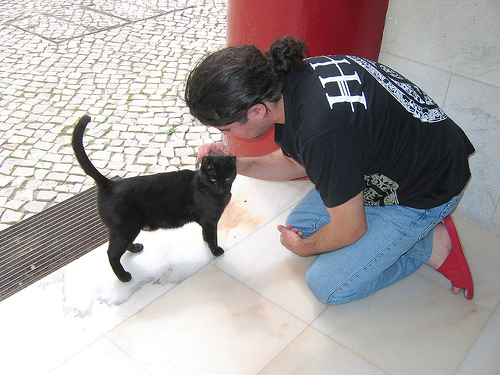
#> input picture data/testimage/0/0032.jpg, 500 x 375 px, given as the content of the folder G:/python/ece285s/raw, which was not available
$ jupyter execute --allow-errors data_establish.ipynb
#> lines starting #> are read from the running program, lines starting #| are printed output that depends on the picture; pictures that were not available may be replaced by others from this repository, and a replacement may not be noted
[cell 1]
from dataIO import pk
import cv2 as cv
import numpy as np
import os

[cell 2]
height = 64
width = 64
imagedic_train = {"data":np.zeros(shape=[0,height,width,3],dtype = int),"label":[],"blur_data":np.zeros(shape=[0,height,width,3],dtype = int)}
imagedic_validation = {"data":np.zeros(shape=[0,height,width,3],dtype = int),"label":[],"blur_data":np.zeros(shape=[0,height,width,3],dtype = int)}
imagedic_test = {"data":np.zeros(shape=[0,height,width,3],dtype = int),"label":[],"blur_data":np.zeros(shape=[0,height,width,3],dtype = int)}

[cell 3]
# set different label for different class
# resize all pic to 32 * 32
rootdir = "G:\python\ece285s\\raw"
list = os.listdir(rootdir) #list all the file in path
kernel_size = (21, 21)
label = 0

for i in range(len(list)):
    path = os.path.join(rootdir,list[i])
    if os.path.isfile(path):
        img = cv.imread(path)
#> img is the input picture: shape (375, 500, 3); mean B, G, R 159.2, 158.7, 164.4
        res = cv.resize(img,(width, height), interpolation = cv.INTER_CUBIC)
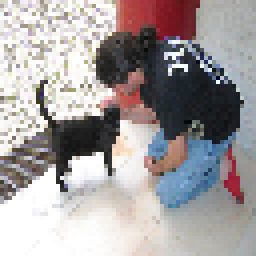
#> res: shape (64, 64, 3) (shown 4 times larger); mean B, G, R 159.4, 158.7, 164.5
        img_ = cv.blur(img, kernel_size)
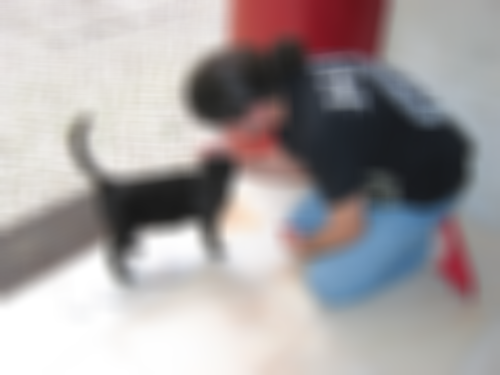
#> img_: shape (375, 500, 3); mean B, G, R 159.2, 158.7, 164.4
        res_ = cv.resize(img_,(width, height), interpolation = cv.INTER_CUBIC)
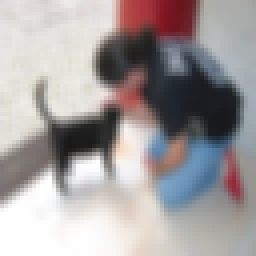
#> res_: shape (64, 64, 3) (shown 4 times larger); mean B, G, R 159.2, 158.7, 164.4
        if i <= int(0.8*len(list)):
            imagedic_train['data'] = np.append(imagedic_train['data'],[res], axis = 0).astype(np.uint8)
            imagedic_train['label'].append(label)
            imagedic_train['blur_data'] = np.append(imagedic_train['blur_data'],[res_], axis = 0).astype(np.uint8)
        elif i <= int(0.9*len(list)):
            imagedic_validation['data'] = np.append(imagedic_validation['data'],[res], axis = 0).astype(np.uint8)
            imagedic_validation['label'].append(label)
            imagedic_validation['blur_data'] = np.append(imagedic_validation['blur_data'],[res_], axis = 0).astype(np.uint8)
        else:
            imagedic_test['data'] = np.append(imagedic_test['data'],[res], axis = 0).astype(np.uint8)
            imagedic_test['label'].append(label)
            imagedic_test['blur_data'] = np.append(imagedic_test['blur_data'],[res_], axis = 0).astype(np.uint8)

[cell 4]
# you just need to change the file extension to .gz
# when you ready to update your dic to the former one set overwrite True, in later block
pk.dump(imagedic_train, "train.gz", overwrite=False)
#> (this line was passed over: dataIO is not available in this run)
pk.dump(imagedic_validation, "validation.gz", overwrite=False)
#> (this line was passed over: dataIO is not available in this run)
pk.dump(imagedic_test, "test.gz", overwrite=False)
#> (this line was passed over: dataIO is not available in this run)

$ run again, on data/testimage/1/0048.jpg
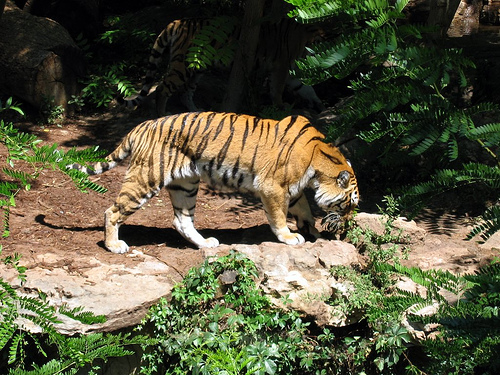
#> input picture data/testimage/1/0048.jpg, 500 x 375 px, given as the content of the folder G:/python/ece285s/raw, which was not available
#> img is the input picture: shape (375, 500, 3); mean B, G, R 62.5, 86.8, 87.9
#> `img_ = cv.blur(img, kernel_size)`:
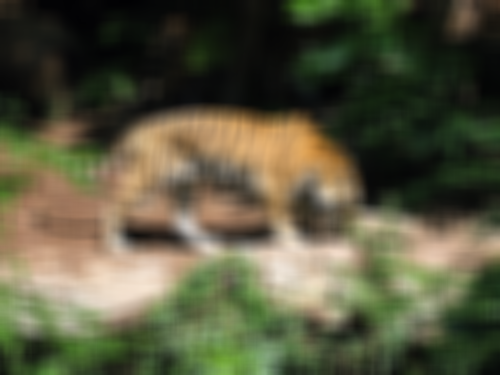
#> img_: shape (375, 500, 3); mean B, G, R 62.5, 86.8, 87.9
#> `res_ = cv.resize(img_,(width, height), interpolation = cv.INTER_CUBIC)`:
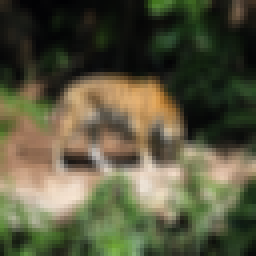
#> res_: shape (64, 64, 3) (shown 4 times larger); mean B, G, R 62.4, 86.7, 87.8

$ run again, on data/testimage/1/0080.jpg
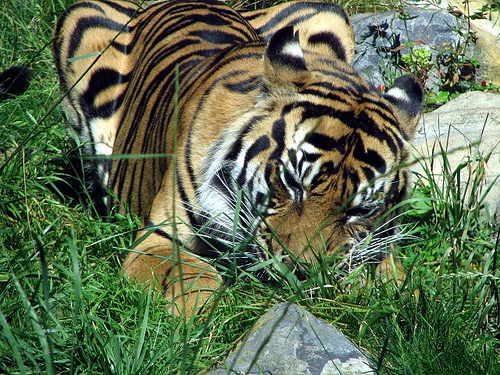
#> input picture data/testimage/1/0080.jpg, 500 x 375 px, given as the content of the folder G:/python/ece285s/raw, which was not available
#> img is the input picture: shape (375, 500, 3); mean B, G, R 80.8, 110.9, 95.7
#> `img_ = cv.blur(img, kernel_size)`:
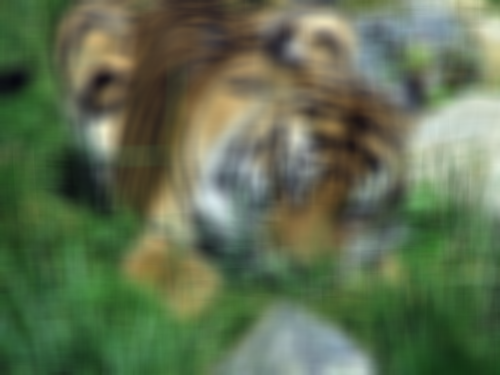
#> img_: shape (375, 500, 3); mean B, G, R 80.8, 110.9, 95.7
#> `res_ = cv.resize(img_,(width, height), interpolation = cv.INTER_CUBIC)`:
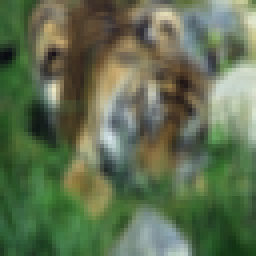
#> res_: shape (64, 64, 3) (shown 4 times larger); mean B, G, R 80.8, 111, 95.7

$ run again, on data/testimage/2/0043.jpg
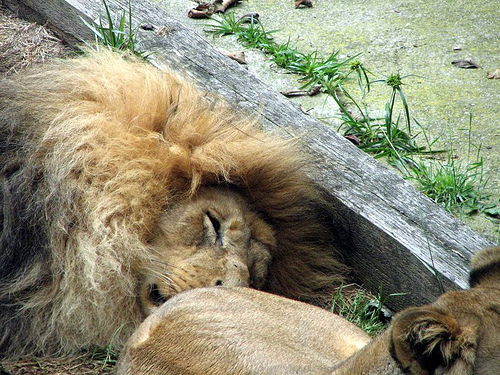
#> input picture data/testimage/2/0043.jpg, 500 x 375 px, given as the content of the folder G:/python/ece285s/raw, which was not available
#> img is the input picture: shape (375, 500, 3); mean B, G, R 117.9, 141.5, 143.5
#> `res = cv.resize(img,(width, height), interpolation = cv.INTER_CUBIC)`:
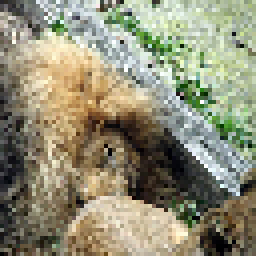
#> res: shape (64, 64, 3) (shown 4 times larger); mean B, G, R 118.5, 142.1, 144.2
#> `res_ = cv.resize(img_,(width, height), interpolation = cv.INTER_CUBIC)`:
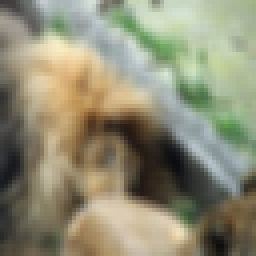
#> res_: shape (64, 64, 3) (shown 4 times larger); mean B, G, R 117.8, 141.4, 143.5
